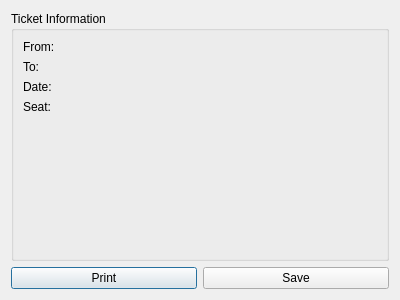
<?xml version="1.0" encoding="UTF-8"?>
<ui version="4.0">
 <class>TicketDialog</class>
 <widget class="QDialog" name="TicketDialog">
  <property name="geometry">
   <rect>
    <x>0</x>
    <y>0</y>
    <width>400</width>
    <height>300</height>
   </rect>
  </property>
  <property name="windowTitle">
   <string>Ticket Details</string>
  </property>
  <layout class="QVBoxLayout" name="verticalLayout">
   <item>
    <widget class="QGroupBox" name="ticketGroup">
     <property name="title">
      <string>Ticket Information</string>
     </property>
     <layout class="QFormLayout" name="formLayout">
       <item row="0" column="0">
         <widget class="QLabel" name="sourceLabel">
           <property name="text">
             <string>From:</string>
           </property>
         </widget>
       </item>
       <item row="0" column="1">
         <widget class="QLabel" name="sourceValue"/>
       </item>
       <item row="1" column="0">
         <widget class="QLabel" name="destLabel">
           <property name="text">
             <string>To:</string>
           </property>
         </widget>
       </item>
       <item row="1" column="1">
         <widget class="QLabel" name="destValue"/>
       </item>
       <item row="2" column="0">
         <widget class="QLabel" name="dateLabel">
           <property name="text">
             <string>Date:</string>
           </property>
         </widget>
       </item>
       <item row="2" column="1">
         <widget class="QLabel" name="dateValue"/>
       </item>
       <item row="3" column="0">
         <widget class="QLabel" name="seatLabel">
           <property name="text">
             <string>Seat:</string>
           </property>
         </widget>
       </item>
       <item row="3" column="1">
         <widget class="QLabel" name="seatValue"/>
       </item>
     </layout>
    </widget>
   </item>
   <item>
    <layout class="QHBoxLayout" name="buttonLayout">
     <item>
       <widget class="QPushButton" name="printButton">
         <property name="text">
           <string>Print</string>
         </property>
       </widget>
     </item>
     <item>
       <widget class="QPushButton" name="saveButton">
         <property name="text">
           <string>Save</string>
         </property>
       </widget>
     </item>
    </layout>
   </item>
  </layout>
 </widget>
</ui>
